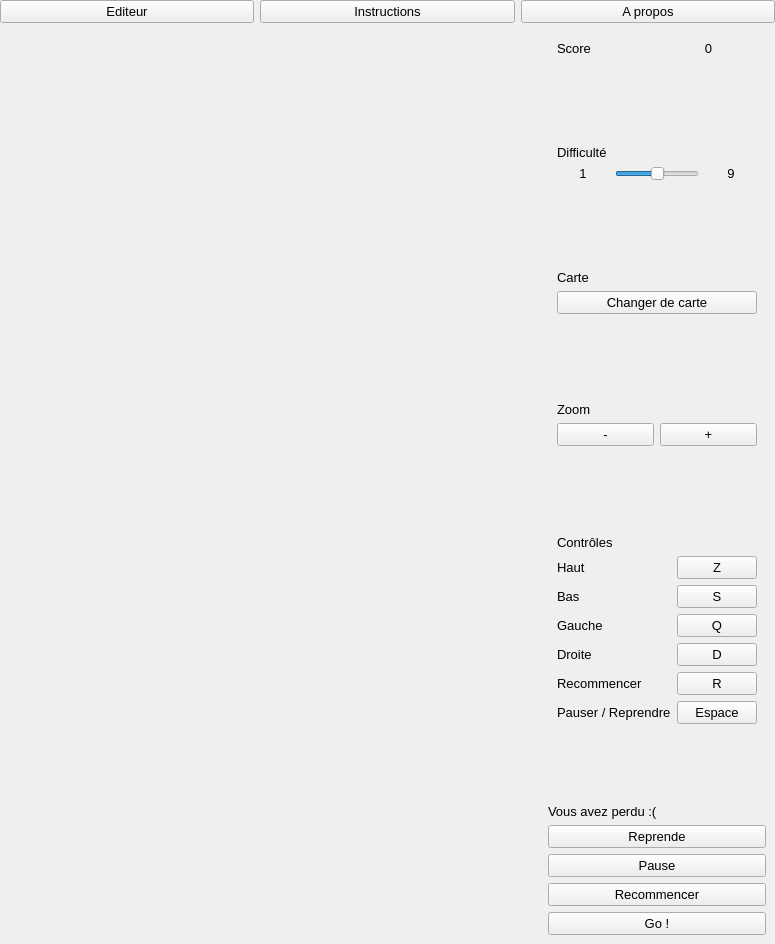
<?xml version="1.0" encoding="UTF-8"?>
<ui version="4.0">
 <class>GameForm</class>
 <widget class="QWidget" name="GameForm">
  <property name="geometry">
   <rect>
    <x>0</x>
    <y>0</y>
    <width>775</width>
    <height>944</height>
   </rect>
  </property>
  <property name="font">
   <font>
    <pointsize>10</pointsize>
   </font>
  </property>
  <property name="windowTitle">
   <string>Form</string>
  </property>
  <layout class="QGridLayout" name="gridLayout">
   <property name="leftMargin">
    <number>0</number>
   </property>
   <property name="topMargin">
    <number>0</number>
   </property>
   <property name="rightMargin">
    <number>0</number>
   </property>
   <property name="bottomMargin">
    <number>0</number>
   </property>
   <property name="spacing">
    <number>0</number>
   </property>
   <item row="1" column="0">
    <spacer name="horizontalSpacer">
     <property name="orientation">
      <enum>Qt::Horizontal</enum>
     </property>
     <property name="sizeHint" stdset="0">
      <size>
       <width>40</width>
       <height>0</height>
      </size>
     </property>
    </spacer>
   </item>
   <item row="2" column="1">
    <widget class="QWidget" name="widget_2" native="true">
     <property name="sizePolicy">
      <sizepolicy hsizetype="Minimum" vsizetype="Minimum">
       <horstretch>0</horstretch>
       <verstretch>0</verstretch>
      </sizepolicy>
     </property>
     <layout class="QGridLayout" name="gridLayout_2">
      <item row="1" column="0">
       <widget class="QWidget" name="widget_3" native="true">
        <layout class="QGridLayout" name="gridLayout_4">
         <item row="1" column="0">
          <widget class="QLabel" name="label_2">
           <property name="font">
            <font>
             <pointsize>10</pointsize>
            </font>
           </property>
           <property name="text">
            <string>Score</string>
           </property>
          </widget>
         </item>
         <item row="1" column="1">
          <widget class="QLabel" name="labelScore">
           <property name="font">
            <font>
             <pointsize>10</pointsize>
            </font>
           </property>
           <property name="text">
            <string>0</string>
           </property>
           <property name="alignment">
            <set>Qt::AlignCenter</set>
           </property>
          </widget>
         </item>
        </layout>
       </widget>
      </item>
      <item row="5" column="0">
       <widget class="QWidget" name="widget_6" native="true">
        <layout class="QGridLayout" name="gridLayout_8">
         <item row="1" column="0">
          <widget class="QPushButton" name="pushButtonLoadLevel">
           <property name="font">
            <font>
             <pointsize>10</pointsize>
            </font>
           </property>
           <property name="text">
            <string>Changer de carte</string>
           </property>
          </widget>
         </item>
         <item row="0" column="0">
          <widget class="QLabel" name="label_6">
           <property name="font">
            <font>
             <pointsize>10</pointsize>
            </font>
           </property>
           <property name="text">
            <string>Carte</string>
           </property>
          </widget>
         </item>
        </layout>
       </widget>
      </item>
      <item row="9" column="0">
       <widget class="QWidget" name="widget_7" native="true">
        <layout class="QGridLayout" name="gridLayout_9">
         <item row="6" column="1">
          <widget class="QPushButton" name="pushButton_6">
           <property name="text">
            <string>R</string>
           </property>
          </widget>
         </item>
         <item row="6" column="0">
          <widget class="QLabel" name="label_13">
           <property name="text">
            <string>Recommencer</string>
           </property>
          </widget>
         </item>
         <item row="2" column="0">
          <widget class="QLabel" name="label_9">
           <property name="text">
            <string>Bas</string>
           </property>
          </widget>
         </item>
         <item row="0" column="0">
          <widget class="QLabel" name="label_7">
           <property name="text">
            <string>Contrôles</string>
           </property>
          </widget>
         </item>
         <item row="4" column="0">
          <widget class="QLabel" name="label_11">
           <property name="text">
            <string>Droite</string>
           </property>
          </widget>
         </item>
         <item row="2" column="1">
          <widget class="QPushButton" name="pushButton_2">
           <property name="text">
            <string>S</string>
           </property>
          </widget>
         </item>
         <item row="3" column="1">
          <widget class="QPushButton" name="pushButton_3">
           <property name="text">
            <string>Q</string>
           </property>
          </widget>
         </item>
         <item row="1" column="0">
          <widget class="QLabel" name="label_8">
           <property name="text">
            <string>Haut</string>
           </property>
          </widget>
         </item>
         <item row="1" column="1">
          <widget class="QPushButton" name="pushButton">
           <property name="text">
            <string>Z</string>
           </property>
          </widget>
         </item>
         <item row="3" column="0">
          <widget class="QLabel" name="label_10">
           <property name="text">
            <string>Gauche</string>
           </property>
          </widget>
         </item>
         <item row="4" column="1">
          <widget class="QPushButton" name="pushButton_4">
           <property name="text">
            <string>D</string>
           </property>
          </widget>
         </item>
         <item row="7" column="0">
          <widget class="QLabel" name="label_12">
           <property name="text">
            <string>Pauser / Reprendre</string>
           </property>
          </widget>
         </item>
         <item row="7" column="1">
          <widget class="QPushButton" name="pushButton_5">
           <property name="text">
            <string>Espace</string>
           </property>
          </widget>
         </item>
        </layout>
       </widget>
      </item>
      <item row="15" column="0">
       <widget class="QPushButton" name="pushButtonGo">
        <property name="font">
         <font>
          <pointsize>10</pointsize>
         </font>
        </property>
        <property name="text">
         <string>Go !</string>
        </property>
       </widget>
      </item>
      <item row="14" column="0">
       <widget class="QPushButton" name="pushButtonRestart">
        <property name="font">
         <font>
          <pointsize>10</pointsize>
         </font>
        </property>
        <property name="text">
         <string>Recommencer</string>
        </property>
       </widget>
      </item>
      <item row="12" column="0">
       <widget class="QPushButton" name="pushButtonReprendre">
        <property name="font">
         <font>
          <pointsize>10</pointsize>
         </font>
        </property>
        <property name="text">
         <string>Reprende</string>
        </property>
       </widget>
      </item>
      <item row="13" column="0">
       <widget class="QPushButton" name="pushButtonPause">
        <property name="font">
         <font>
          <pointsize>10</pointsize>
         </font>
        </property>
        <property name="text">
         <string>Pause</string>
        </property>
       </widget>
      </item>
      <item row="8" column="0">
       <spacer name="verticalSpacer_3">
        <property name="orientation">
         <enum>Qt::Vertical</enum>
        </property>
        <property name="sizeHint" stdset="0">
         <size>
          <width>0</width>
          <height>0</height>
         </size>
        </property>
       </spacer>
      </item>
      <item row="11" column="0">
       <widget class="QLabel" name="labelDead">
        <property name="font">
         <font>
          <pointsize>10</pointsize>
         </font>
        </property>
        <property name="text">
         <string>Vous avez perdu :(</string>
        </property>
       </widget>
      </item>
      <item row="2" column="0">
       <spacer name="verticalSpacer">
        <property name="orientation">
         <enum>Qt::Vertical</enum>
        </property>
        <property name="sizeHint" stdset="0">
         <size>
          <width>0</width>
          <height>0</height>
         </size>
        </property>
       </spacer>
      </item>
      <item row="6" column="0">
       <spacer name="verticalSpacer_2">
        <property name="orientation">
         <enum>Qt::Vertical</enum>
        </property>
        <property name="sizeHint" stdset="0">
         <size>
          <width>0</width>
          <height>0</height>
         </size>
        </property>
       </spacer>
      </item>
      <item row="10" column="0">
       <spacer name="verticalSpacer_4">
        <property name="orientation">
         <enum>Qt::Vertical</enum>
        </property>
        <property name="sizeHint" stdset="0">
         <size>
          <width>0</width>
          <height>0</height>
         </size>
        </property>
       </spacer>
      </item>
      <item row="3" column="0">
       <widget class="QWidget" name="widget_4" native="true">
        <layout class="QGridLayout" name="gridLayout_6">
         <item row="1" column="0">
          <widget class="QLabel" name="label_3">
           <property name="sizePolicy">
            <sizepolicy hsizetype="Minimum" vsizetype="Minimum">
             <horstretch>0</horstretch>
             <verstretch>0</verstretch>
            </sizepolicy>
           </property>
           <property name="text">
            <string>1</string>
           </property>
           <property name="alignment">
            <set>Qt::AlignCenter</set>
           </property>
          </widget>
         </item>
         <item row="1" column="1">
          <widget class="QSlider" name="horizontalSliderDifficulty">
           <property name="sizePolicy">
            <sizepolicy hsizetype="Minimum" vsizetype="Fixed">
             <horstretch>0</horstretch>
             <verstretch>0</verstretch>
            </sizepolicy>
           </property>
           <property name="minimum">
            <number>1</number>
           </property>
           <property name="maximum">
            <number>9</number>
           </property>
           <property name="value">
            <number>5</number>
           </property>
           <property name="orientation">
            <enum>Qt::Horizontal</enum>
           </property>
          </widget>
         </item>
         <item row="0" column="0" colspan="3">
          <widget class="QLabel" name="label">
           <property name="font">
            <font>
             <pointsize>10</pointsize>
            </font>
           </property>
           <property name="text">
            <string>Difficulté</string>
           </property>
          </widget>
         </item>
         <item row="1" column="2">
          <widget class="QLabel" name="label_4">
           <property name="sizePolicy">
            <sizepolicy hsizetype="Minimum" vsizetype="Preferred">
             <horstretch>0</horstretch>
             <verstretch>0</verstretch>
            </sizepolicy>
           </property>
           <property name="text">
            <string>9</string>
           </property>
           <property name="alignment">
            <set>Qt::AlignCenter</set>
           </property>
          </widget>
         </item>
        </layout>
       </widget>
      </item>
      <item row="7" column="0">
       <widget class="QWidget" name="widget_5" native="true">
        <layout class="QGridLayout" name="gridLayout_7">
         <item row="0" column="0">
          <widget class="QLabel" name="label_5">
           <property name="font">
            <font>
             <pointsize>10</pointsize>
            </font>
           </property>
           <property name="text">
            <string>Zoom</string>
           </property>
          </widget>
         </item>
         <item row="1" column="0">
          <widget class="QPushButton" name="pushButtonMinus">
           <property name="font">
            <font>
             <pointsize>10</pointsize>
            </font>
           </property>
           <property name="text">
            <string>-</string>
           </property>
          </widget>
         </item>
         <item row="1" column="1">
          <widget class="QPushButton" name="pushButtonPlus">
           <property name="font">
            <font>
             <pointsize>10</pointsize>
            </font>
           </property>
           <property name="text">
            <string>+</string>
           </property>
          </widget>
         </item>
        </layout>
       </widget>
      </item>
      <item row="4" column="0">
       <spacer name="verticalSpacer_5">
        <property name="orientation">
         <enum>Qt::Vertical</enum>
        </property>
        <property name="sizeHint" stdset="0">
         <size>
          <width>0</width>
          <height>0</height>
         </size>
        </property>
       </spacer>
      </item>
     </layout>
    </widget>
   </item>
   <item row="2" column="0">
    <widget class="QWidget" name="widgetView" native="true">
     <property name="sizePolicy">
      <sizepolicy hsizetype="Expanding" vsizetype="Expanding">
       <horstretch>0</horstretch>
       <verstretch>0</verstretch>
      </sizepolicy>
     </property>
     <layout class="QGridLayout" name="gridLayout_3">
      <property name="leftMargin">
       <number>0</number>
      </property>
      <property name="topMargin">
       <number>0</number>
      </property>
      <property name="rightMargin">
       <number>0</number>
      </property>
      <property name="bottomMargin">
       <number>0</number>
      </property>
      <property name="spacing">
       <number>0</number>
      </property>
     </layout>
    </widget>
   </item>
   <item row="0" column="0" colspan="2">
    <widget class="QWidget" name="widget" native="true">
     <layout class="QGridLayout" name="gridLayout_5">
      <property name="leftMargin">
       <number>0</number>
      </property>
      <property name="topMargin">
       <number>0</number>
      </property>
      <property name="rightMargin">
       <number>0</number>
      </property>
      <property name="bottomMargin">
       <number>0</number>
      </property>
      <item row="0" column="1">
       <widget class="QPushButton" name="pushButtonInstructions">
        <property name="text">
         <string>Instructions</string>
        </property>
       </widget>
      </item>
      <item row="0" column="3">
       <widget class="QPushButton" name="pushButtonAbout">
        <property name="text">
         <string>A propos</string>
        </property>
       </widget>
      </item>
      <item row="0" column="0">
       <widget class="QPushButton" name="pushButtonEditor">
        <property name="text">
         <string>Editeur</string>
        </property>
       </widget>
      </item>
     </layout>
    </widget>
   </item>
  </layout>
 </widget>
 <resources/>
 <connections/>
</ui>
